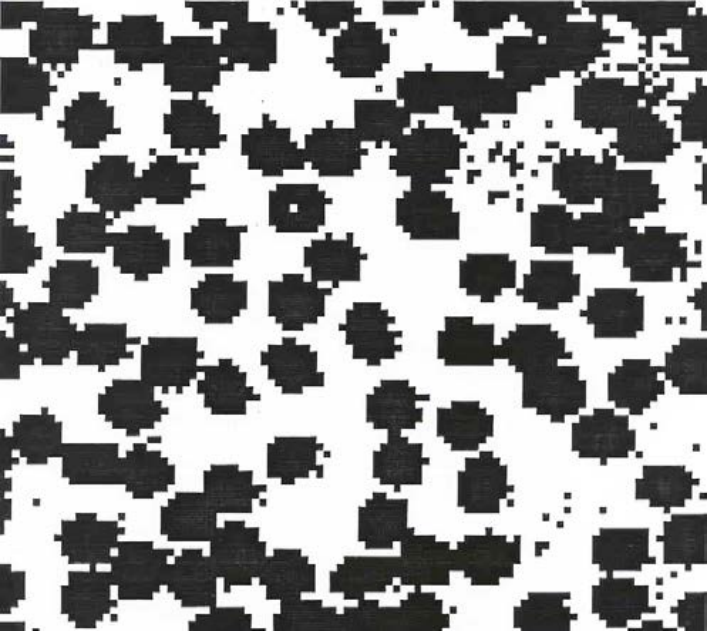
#> input picture weekly_exercises/count_blood/im.png, 710 x 632 px
$ python main.py
#> lines starting #> are read from the running program, lines starting #| are printed output that depends on the picture; after the words box and inside, x2 and y2 are one past the last pixel; in counts of white or black regions, pixels touching at a corner belong together
import cv2
import numpy as np

# Read image
image = cv2.imread('im.png')
#> image is the input picture: shape (632, 710, 3); mean B, G, R 150.1, 150.3, 150.2
gray = cv2.cvtColor(image, cv2.COLOR_BGR2GRAY)

# Convert binary image
_, bw = cv2.threshold(gray, 127, 255, cv2.THRESH_BINARY)
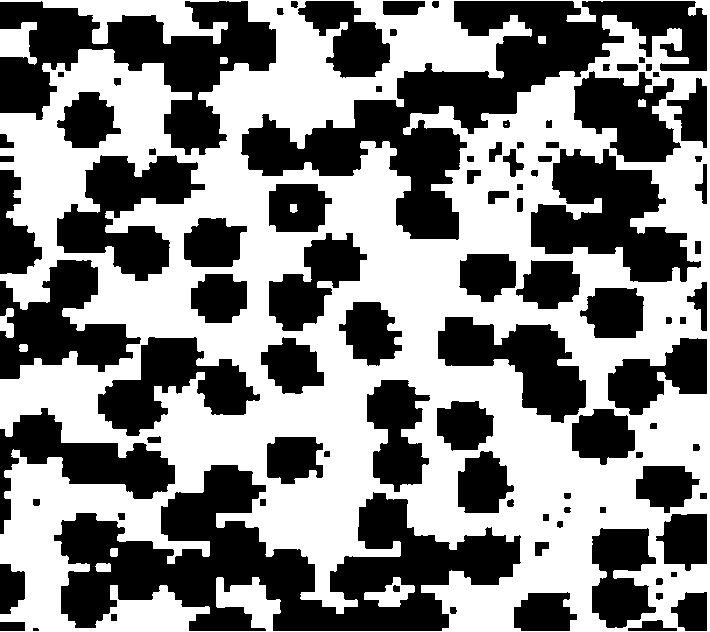
#> bw: shape (632, 710); 52.3% white; 95 black regions (1 under 20 px), largest, box (x1, y1, x2, y2) and area: (54, 465, 521, 631) 35823, (241, 1, 707, 240) 30933, (0, 1, 276, 155) 18350
img = 255 - bw


#  dung dung erosion de tach cac te bao
kernel = np.ones((10, 1),np.uint8)
img = cv2.erode(img, kernel, iterations = 1)
#> img: shape (632, 710); 36.2% white; 55 white regions, largest, box (x1, y1, x2, y2) and area: (61, 470, 520, 627) 27955, (242, 6, 707, 236) 23680, (531, 154, 687, 278) 9460
kernel = np.ones((10, 1),np.uint8)
img = cv2.erode(img, kernel, iterations = 1)
#> img: shape (632, 710); 26.9% white; 54 white regions (1 under 20 px), largest, box (x1, y1, x2, y2) and area: (305, 11, 602, 232) 13821, (111, 475, 336, 623) 10697, (531, 159, 687, 274) 7358
kernel = np.ones((1, 5),np.uint8)
img = cv2.erode(img, kernel, iterations = 1)
#> img: shape (632, 710); 23.5% white; 53 white regions (3 under 20 px), largest, box (x1, y1, x2, y2) and area: (307, 11, 600, 231) 12218, (113, 475, 334, 623) 9559, (533, 159, 685, 274) 6565
kernel = np.ones((1, 5),np.uint8)
img = cv2.erode(img, kernel, iterations = 1)
#> img: shape (632, 710); 20.6% white; 68 white regions (1 under 20 px), largest, box (x1, y1, x2, y2) and area: (115, 531, 332, 623) 6060, (535, 166, 683, 274) 5843, (401, 11, 598, 120) 5621
kernel = np.ones((1, 5),np.uint8)
img = cv2.erode(img, kernel, iterations = 1)
#> img: shape (632, 710); 18% white; 69 white regions (2 under 20 px), largest, box (x1, y1, x2, y2) and area: (117, 531, 330, 623) 5323, (537, 166, 681, 274) 5210, (403, 11, 596, 120) 5088
kernel = np.ones((1, 5),np.uint8)
img = cv2.erode(img, kernel, iterations = 1)
#> img: shape (632, 710); 15.6% white; 74 white regions (2 under 20 px), largest, box (x1, y1, x2, y2) and area: (119, 531, 328, 623) 4587, (539, 166, 650, 246) 3568, (504, 11, 594, 84) 2600
kernel = np.ones((1, 5),np.uint8)
img = cv2.erode(img, kernel, iterations = 1)
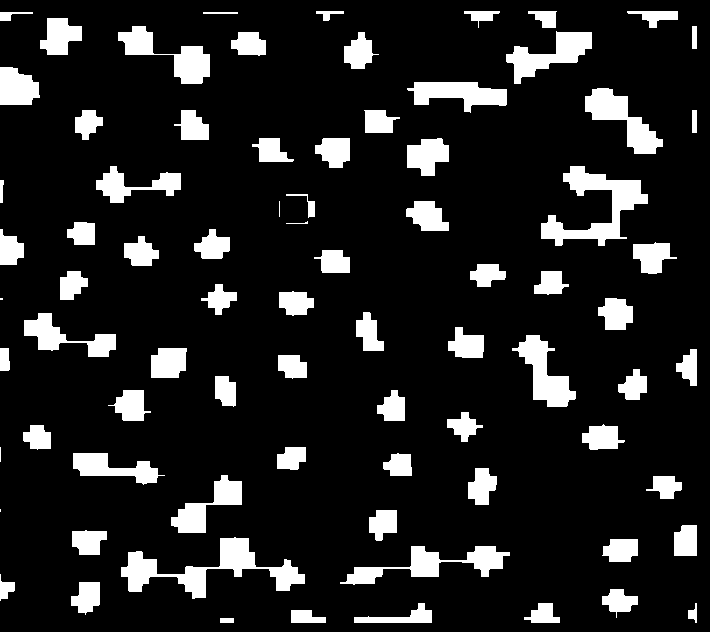
#> img: shape (632, 710); 13.3% white; 79 white regions (4 under 20 px), largest, box (x1, y1, x2, y2) and area: (121, 537, 305, 599) 3511, (541, 166, 648, 246) 3136, (340, 546, 510, 585) 2221
kernel = np.ones((3, 1),np.uint8)
img = cv2.erode(img, kernel, iterations = 1)
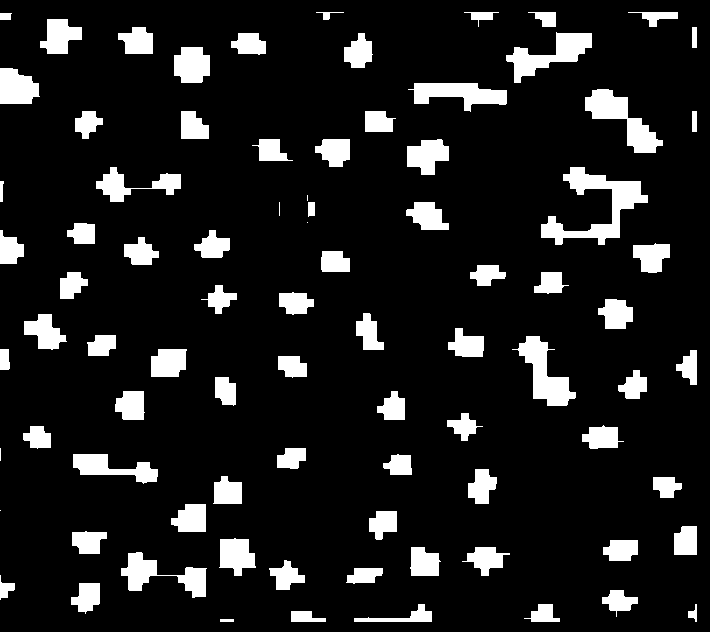
#> img: shape (632, 710); 11.8% white; 85 white regions (5 under 20 px), largest, box (x1, y1, x2, y2) and area: (541, 167, 648, 245) 2810, (585, 89, 663, 153) 1916, (512, 336, 576, 406) 1837
kernel = np.ones((3, 1),np.uint8)
img = cv2.erode(img, kernel, iterations = 1)
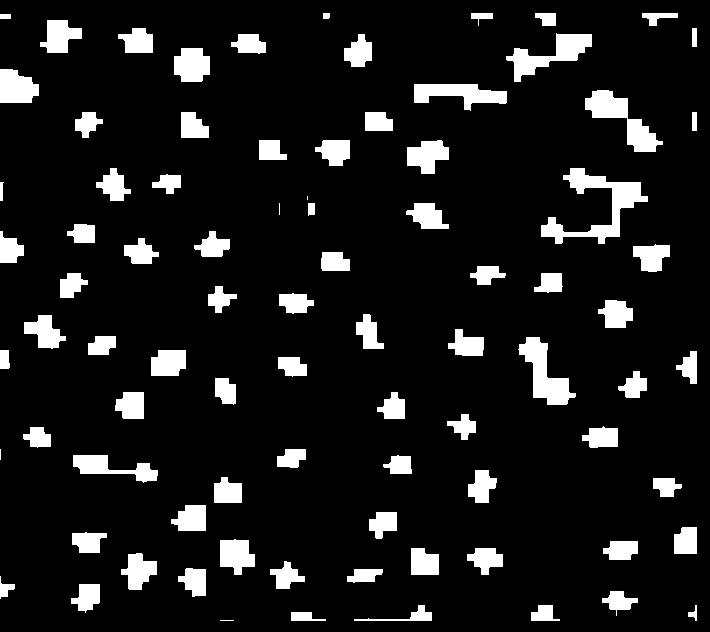
#> img: shape (632, 710); 10.6% white; 85 white regions (4 under 20 px), largest, box (x1, y1, x2, y2) and area: (541, 168, 648, 244) 2498, (585, 90, 663, 152) 1760, (518, 337, 576, 405) 1706
kernel = np.ones((5, 1),np.uint8)
img = cv2.erode(img, kernel, iterations = 1)
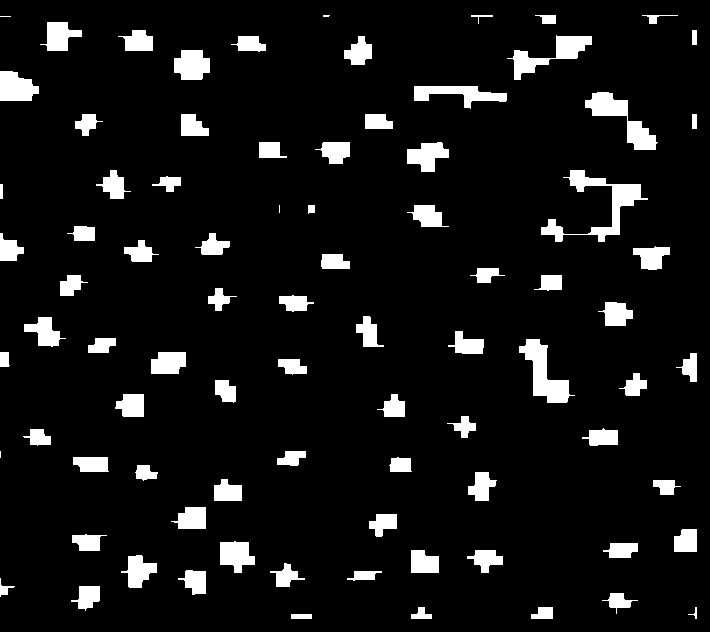
#> img: shape (632, 710); 8.1% white; 84 white regions (4 under 20 px), largest, box (x1, y1, x2, y2) and area: (541, 170, 648, 242) 1874, (519, 339, 575, 403) 1473, (585, 92, 658, 150) 1448


cv2.imshow('test', img)

# Find Canny edges
edged = cv2.Canny(img, 30, 200)
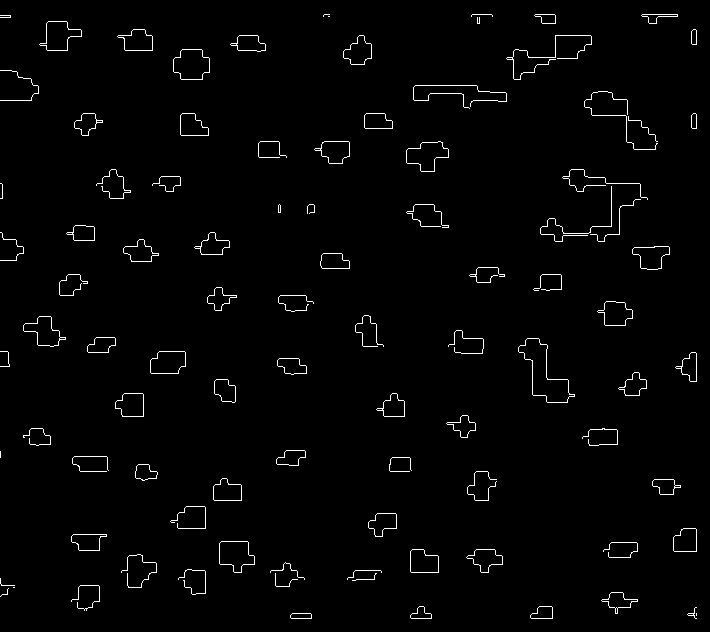
#> edged: shape (632, 710); 1.7% white in thin lines or dots

# Finding Contours
contours, hierarchy = cv2.findContours(edged, cv2.RETR_EXTERNAL, cv2.CHAIN_APPROX_NONE)
#> contours = 94 contours, 48 with area under 20; largest, box (x1, y1, x2, y2) and area: (518, 338, 575, 403) 1480, (173, 49, 210, 80) 869, (406, 141, 449, 172) 794, (219, 541, 255, 573) 786, (39, 21, 82, 51) 724

# Draw all contours
# -1 signifies drawing all contours
cv2.drawContours(image, contours, -1, (0, 255, 0), 3)
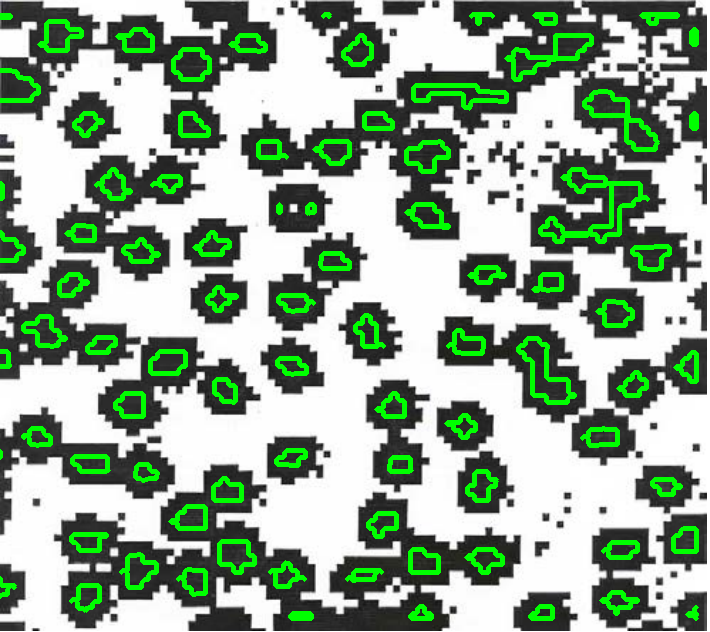
#> image: shape (632, 710, 3); 8.24% of pixels changed, all inside (x1, y1, x2, y2) = (0, 12, 699, 621)

cv2.imshow('Contours', image)
cv2.waitKey(0)

print("Number of Contours found = " + str(len(contours)))
#| Number of Contours found = 94
